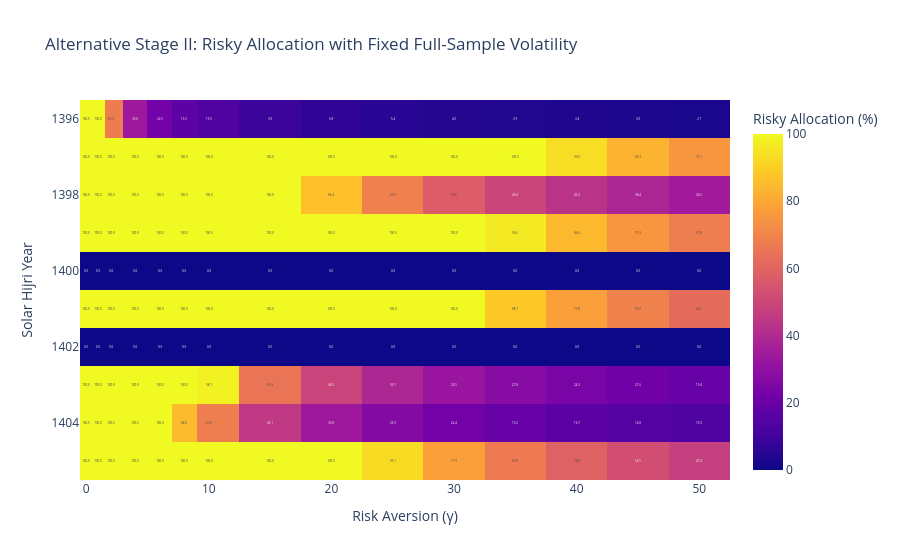

Notebook code cell kept with this figure:
### Code cell
fig = px.imshow(
    fixed_alpha_table,
    text_auto=".1f",
    aspect="auto",
    labels={
        "x": "Risk Aversion (γ)",
        "y": "Solar Hijri Year",
        "color": "Risky Allocation (%)",
    },
    title="Alternative Stage II: Risky Allocation with Fixed Full-Sample Volatility",
)
fig.show()

### Figure 1 — Plotly figure (JSON) as saved in the notebook; plotly's stock layout.template omitted (floating-point values rounded to 4 significant figures; data arrays with more than 128 entries replaced by an {"elided": "..."} marker saying what was removed)
{"data": [{"coloraxis": "coloraxis", "hovertemplate": "Risk Aversion (γ): %{x}<br>Solar Hijri Year: %{y}<br>Risky Allocation (%): %{z}<extra></extra>", "name": "0", "texttemplate": "%{z:.1f}", "type": "heatmap", "x": [0, 1, 2, 4, 6, 8, 10, 15, 20, 25, 30, 35, 40, 45, 50], "xaxis": "x", "y": [1396, 1397, 1398, 1399, 1400, 1401, 1402, 1403, 1404, 1405], "yaxis": "y", "z": {"elided": "10x15 float values"}}], "layout": {"coloraxis": {"colorbar": {"title": {"text": "Risky Allocation (%)"}}, "colorscale": [[0, "#0d0887"], [0.1111, "#46039f"], [0.2222, "#7201a8"], [0.3333, "#9c179e"], [0.4444, "#bd3786"], [0.5556, "#d8576b"], [0.6667, "#ed7953"], [0.7778, "#fb9f3a"], [0.8889, "#fdca26"], [1, "#f0f921"]]}, "title": {"text": "Alternative Stage II: Risky Allocation with Fixed Full-Sample Volatility"}, "xaxis": {"anchor": "y", "domain": [0, 1], "title": {"text": "Risk Aversion (γ)"}}, "yaxis": {"anchor": "x", "autorange": "reversed", "domain": [0, 1], "title": {"text": "Solar Hijri Year"}}}}
